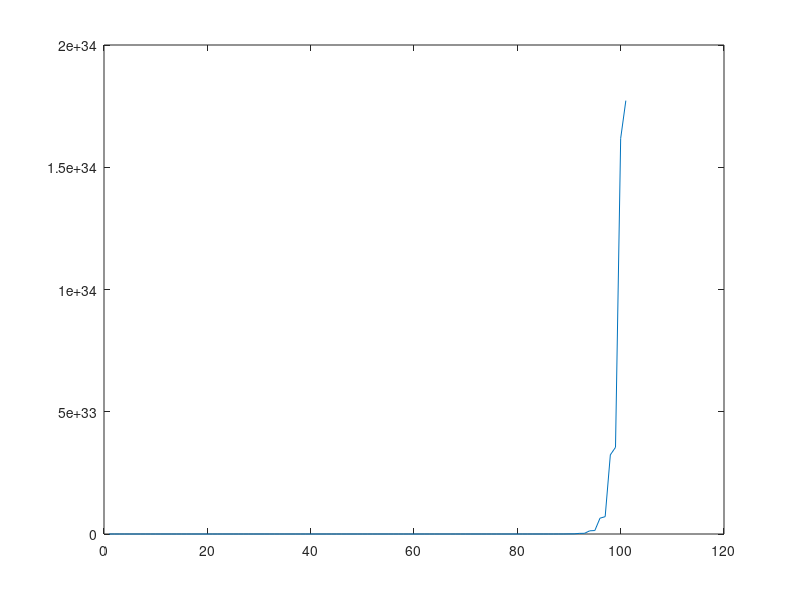

Here is the MATLAB script that generated this plot:
function velo_constant_check
clear all;
close all;

len = 100;

dtheta = 2*ones(len);
r = [0];
for idx=1:len
  dr = sqrt(1-(r(idx)*dtheta(idx))^2);
  r(idx+1) = r(idx) + dr;
end

r
plot(real(r));


end